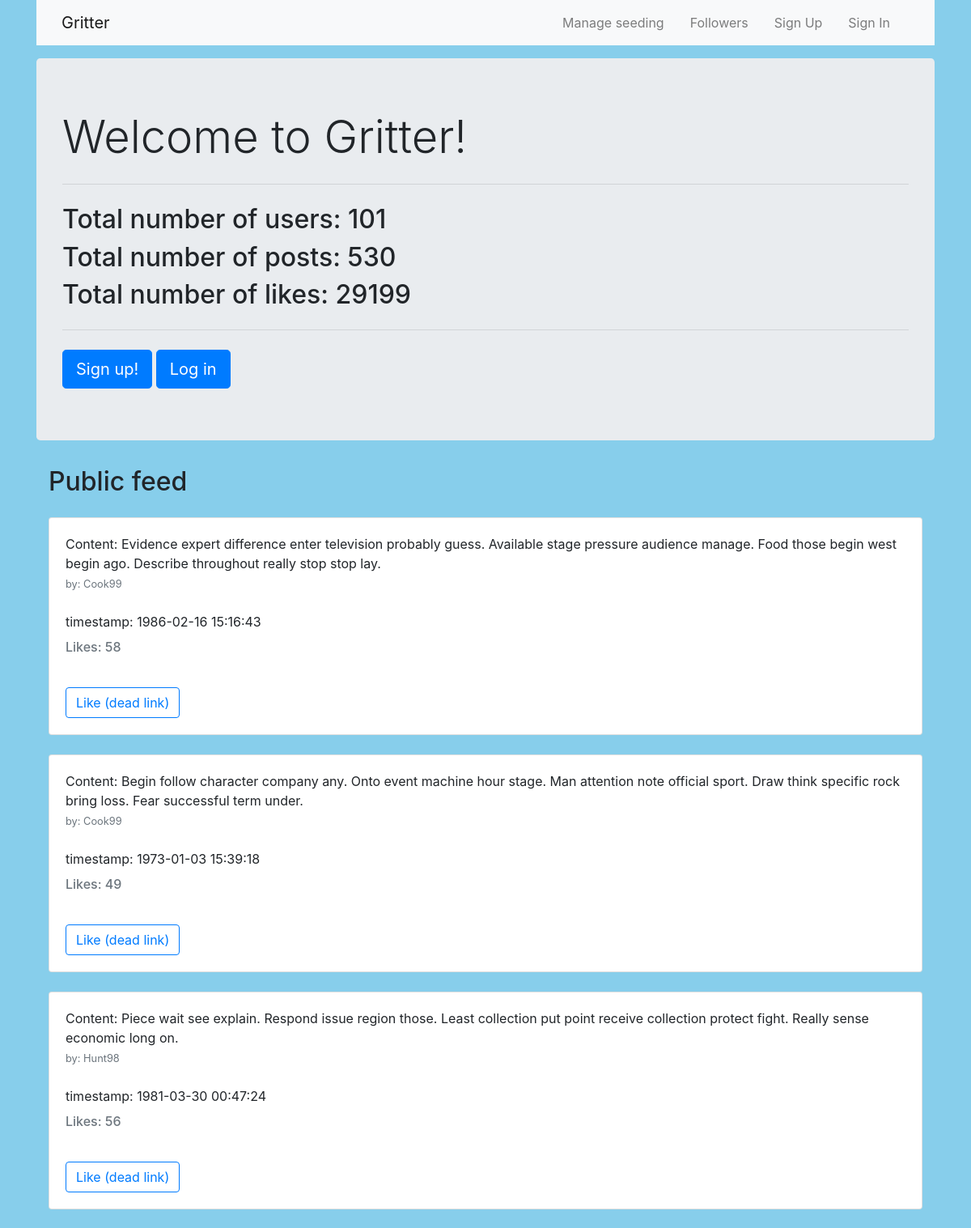
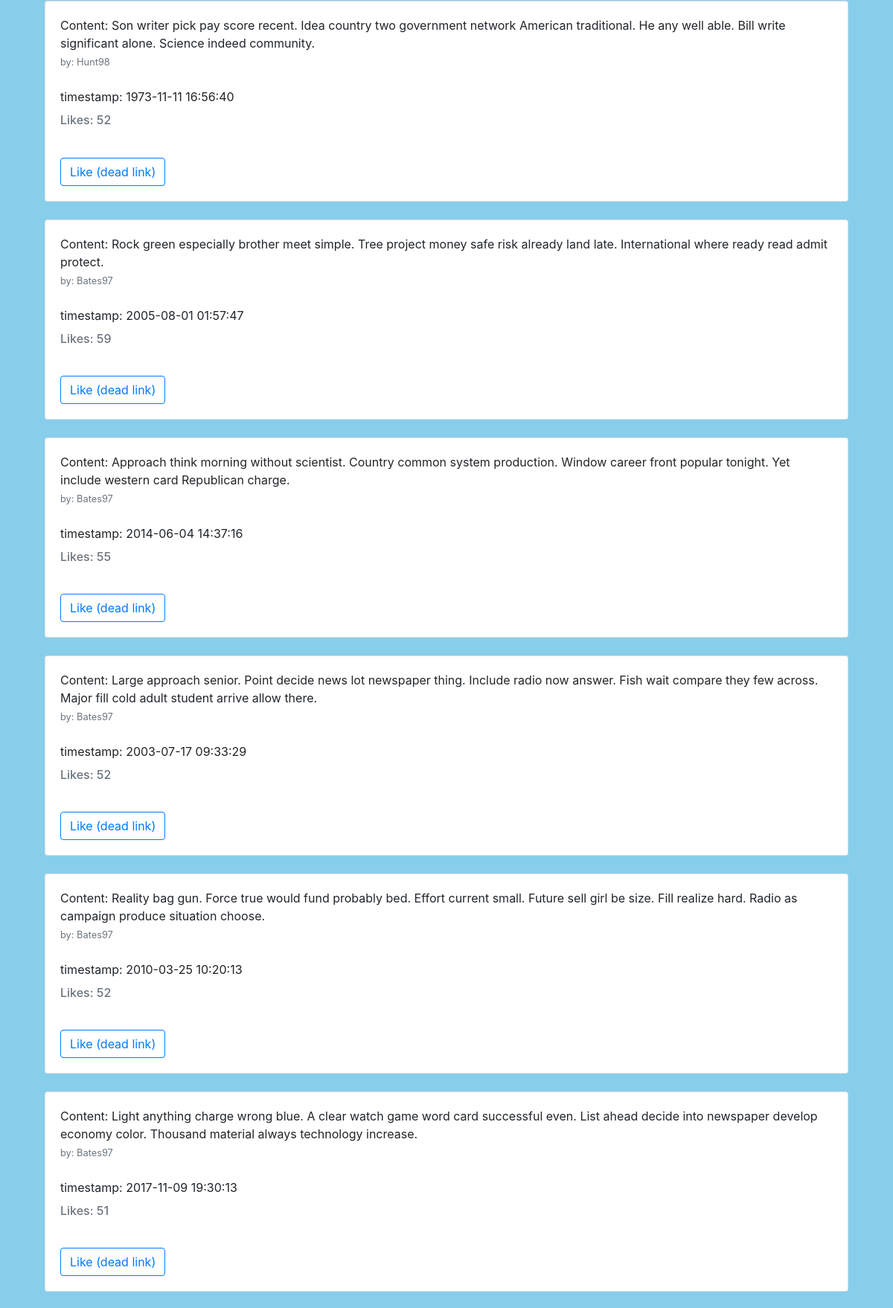
The page / (upper part) on the database its author committed (2 pictures, top to bottom).
### project/models.py (models this page shows, shortened)
class User(UserMixin, db.Model):
    id = db.Column(db.Integer, primary_key=True)
    username = db.Column(db.String(50), unique=True, nullable=False)
    password = db.Column(db.String(128), nullable=False)
    email = db.Column(db.String(100), unique=True, nullable=False)
    posts = db.relationship('Post', backref ='author', lazy='dynamic')
    followed = db.relationship(
        'User', secondary=followers,
        primaryjoin=(followers.c.follower_id == id),
        secondaryjoin=(followers.c.followed_id == id),
        backref=db.backref('followers', lazy='dynamic'), lazy='dynamic')

class Post(db.Model):
    id = db.Column(db.Integer, primary_key=True)
    content = db.Column(db.Text)
    like_count = db.Column(db.Integer, default=0)
    timestamp = db.Column(db.DateTime, index=True, default=datetime.utcnow)
    user_id = db.Column(db.Integer, db.ForeignKey('user.id'))

### project/routes.py (the view)
@app.route('/', methods= ['GET'])
def default():
    context = {}
    num_likes = len(Like.query.all())
    context['num_likes'] = num_likes
    num_posts = len(Post.query.all())
    context['num_posts'] = num_posts
    num_users = len(User.query.all())
    context['num_users'] = num_users
    all_posts = get_all_posts_with_like_counts()
    context['posts'] = all_posts
    return render_template('home.html', context=context)

### project/db_queries.py (called while the page is built)
def get_username_by_id(user_id):
    username = User.query.filter(User.id == user_id).first()
    return username

def get_all_posts_with_like_counts():
    result = []
    posts = Post.query.order_by(Post.id.desc()).all()
    for post in posts:
        post_dict = {}
        post_dict['post'] = post
        user = get_username_by_id(post.user_id)
        if user is None:
            post_dict['author'] = 'user not found'
        else:
            post_dict['author'] = user.username
        num_likes = len(Like.query.filter(Like.post_id == post.id).all())
        post_dict['num_likes'] = num_likes
        result.append(post_dict)
    return result

### project/templates/home.html
{% extends "layout.html" %}
{% block content %}
    <div class="container">
        <div class="jumbotron bg-lt">
            <h1 class="display-4">Welcome to Gritter!</h1>
            <hr class="my-4">
                 {% if context %}
                    <h2>Total number of users: {{ context.num_users }}</h2>
                    <h2>Total number of posts: {{ context.num_posts }}</h2>
                    <h2>Total number of likes: {{ context.num_likes }}</h2>
                {% endif %}
            <hr class="my-4">
            <a class="btn btn-primary btn-lg" href="{{ url_for('signup') }}" role="button">Sign up!</a>
            <a class="btn btn-primary btn-lg" href="{{ url_for('signin') }}" role="button">Log in</a>
        </div>
    <div class="container">
        <h2>Public feed</h2>
        {% for post_dict in context.posts %}
            <div class="card mt-4">
                <div class="card-body">
                    <p class="card-text">
                        Content: {{ post_dict.post.content }}
                        <br>
                        <small class="text-muted">by: {{ post_dict.author }}</small>
                        <br>
                        <br>
                        timestamp: {{ post_dict.post.timestamp }}
                        <br>
                        <h6 class="card-subtitle text-muted">Likes: {{ post_dict.num_likes }} </h6>
                    </p>
                    <br>
                    <a class="btn btn-outline-primary" href="#">Like (dead link)</a>
                </div>
            </div>
        {% endfor %}
    </div>
{% endblock content %}

### project/templates/layout.html (shortened to what this page needs)
<!DOCTYPE html>
<html>
	<head>
    {% block head %}
        <link rel="stylesheet" href="https://cdn.jsdelivr.net/npm/bootstrap@4.5.3/dist/css/bootstrap.min.css">
		<link rel="stylesheet" href="{{ url_for('static', filename='style.css') }}" />
    {% endblock %}
	</head>
	<body text="#2d7051">
        <div class="container">
            <nav class="navbar navbar-expand-md bg-light navbar-light fixed-left">
              <div class="container">
                {% if current_user.is_anonymous  %}
                    <a class="navbar-brand mr-4" href="{{ url_for('home') }}">Gritter</a>
                {% else %}
                    <a class="navbar-brand mr-4" href="{{ url_for('user_home') }}">Gritter</a>
                {% endif %}
                <div class="collapse navbar-collapse" id="navbarToggle">
                  <div class="navbar-nav ml-auto">
                    <a class="nav-item nav-link mr-3 ml-auto" href="{{ url_for('manage_seeding') }}">Manage seeding</a>
                    <a class="nav-item nav-link mr-3 ml-auto" href="{{ url_for('user', username=username) }}">Followers</a>
                    {% if current_user.is_anonymous  %}
                    <a class="nav-item nav-link mr-3 ml-auto" href="{{ url_for('signup') }}">Sign Up</a>
                    <a class="nav-item nav-link mr-3 ml-auto" href="{{ url_for('signin') }}">Sign In</a>
                    {% else %}
                    <a class="nav-item nav-link mr-3 ml-auto" href="{{ url_for('signout') }}">Sign Out</a>
                    {% endif %}
                  </div>
                </div>
              </div>
            </nav>
        </div>
        <div class="container pt-2">
            <div class="container pt-2">
        </div>
        </div>
        {% block content %}
        {% endblock %}
	</body>
</html>

### project/static/styles/style.css (style rules this page uses)
body { background-color: #87CEEB; }

### rows shown on the page
User: post.content "Evidence expert difference enter television probably guess. Available stage pressure audience manage. Food those begin west begin ago. Describe throughout really stop stop lay.", author "Cook99", post.timestamp "1986-02-16 15:16:43", num_likes "58", post.content "Begin follow character company any. Onto event machine hour stage. Man attention note official sport. Draw think specific rock bring loss. Fear successful term under.", post.timestamp "1973-01-03 15:39:18", num_likes "49"
User: post.content "Piece wait see explain. Respond issue region those. Least collection put point receive collection protect fight. Really sense economic long on.", author "Hunt98", post.timestamp "1981-03-30 00:47:24", num_likes "56", post.content "Son writer pick pay score recent. Idea country two government network American traditional. He any well able. Bill write significant alone. Science indeed community.", post.timestamp "1973-11-11 16:56:40", num_likes "52"
User: post.content "Rock green especially brother meet simple. Tree project money safe risk already land late. International where ready read admit protect.", author "Bates97", post.timestamp "2005-08-01 01:57:47", num_likes "59", post.content "Approach think morning without scientist. Country common system production. Window career front popular tonight. Yet include western card Republican charge.", post.timestamp "2014-06-04 14:37:16", num_likes "55", post.content "Large approach senior. Point decide news lot newspaper thing. Include radio now answer. Fish wait compare they few across. Major fill cold adult student arrive allow there.", post.timestamp "2003-07-17 09:33:29", num_likes "52", post.content "Reality bag gun. Force true would fund probably bed. Effort current small. Future sell girl be size. Fill realize hard. Radio as campaign produce situation choose.", post.timestamp "2010-03-25 10:20:13", post.content "Light anything charge wrong blue. A clear watch game word card successful even. List ahead decide into newspaper develop economy color. Thousand material always technology increase.", post.timestamp "2017-11-09 19:30:13", num_likes "51"

### other values the page prints
{{ context.num_users }} "101"
{{ context.num_posts }} "530"
{{ context.num_likes }} "29199"
